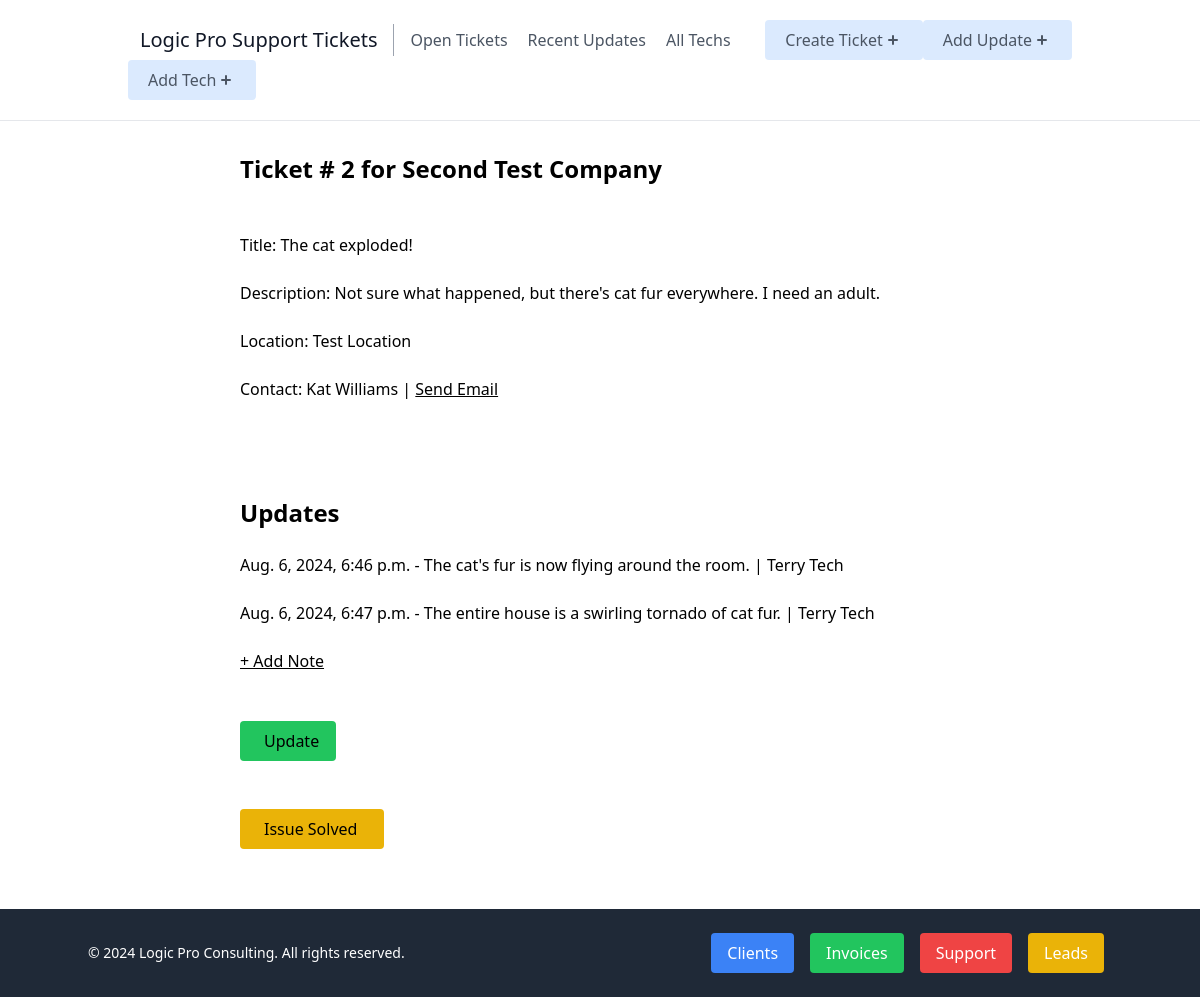
The page /support/ticket/2/ on the database its author committed.
### support/models.py (models this page shows, shortened)
class Ticket(models.Model):
    title = models.CharField(max_length=100)
    description = models.TextField()
    is_resolved = models.BooleanField(default=False)
    created_at = models.DateTimeField(auto_now_add=True)
    updated_at = models.DateTimeField(auto_now=True)
    client = models.ForeignKey(Client, on_delete=models.CASCADE, related_name='ticket_client', null=True, blank=True)
    contact = models.ForeignKey(Contact, on_delete=models.CASCADE, related_name='ticket_contact', null=True, blank=True)
    site = models.ForeignKey(Site, on_delete=models.CASCADE, related_name='ticket_site', null=True, blank=True)

class TicketUpdate(models.Model):
    update = models.TextField()
    tech = models.ForeignKey('Technician', on_delete=models.CASCADE, related_name='ticket_tech', null=True, blank=True)
    created_at = models.DateTimeField(auto_now_add=True)
    updated_at = models.DateTimeField(auto_now=True)
    ticket = models.ForeignKey(Ticket, on_delete=models.CASCADE, related_name='ticket_update', null=True, blank=True)

class Technician(models.Model):
    first_name = models.CharField(max_length=100)
    last_name = models.CharField(max_length=100)
    email = models.EmailField()
    phone = models.CharField(max_length=20)
    is_active = models.BooleanField(default=True)
    created_at = models.DateTimeField(auto_now_add=True)
    updated_at = models.DateTimeField(auto_now=True)

### clients/models.py (models this page shows, shortened)
class Client(models.Model):
    company = models.CharField(max_length=100)
    industry = models.CharField(max_length=100)
    hourly_rate = models.DecimalField(max_digits=5, decimal_places=2)
    created_at = models.DateTimeField(auto_now_add=True)
    updated_at = models.DateTimeField(auto_now=True)
    balance = models.DecimalField(max_digits=10, decimal_places=2, default=0, blank=True)
    contact = models.ForeignKey(Contact, on_delete=models.CASCADE, related_name='client_contact', null=True, blank=True)
    invoice_contact = models.ForeignKey(Contact, on_delete=models.CASCADE, related_name='invoice_contact', null=True, blank=True)

class Site(models.Model):
    site_name = models.CharField(max_length=100)
    address = models.CharField(max_length=100)
    city = models.CharField(max_length=100)
    state = models.CharField(max_length=2)
    zip_code = models.CharField(max_length=10)
    created_at = models.DateTimeField(auto_now_add=True)
    updated_at = models.DateTimeField(auto_now=True)
    client = models.ForeignKey(Client, on_delete=models.CASCADE, related_name='main_client', null=True, blank=True)

class Contact(models.Model):
    first_name = models.CharField(max_length=100)
    last_name = models.CharField(max_length=100)
    email = models.EmailField(max_length=100)
    job_title = models.CharField(max_length=100, default='N/A')
    office_phone = models.CharField(max_length=20)
    cell_phone = models.CharField(max_length=20)
    home_phone = models.CharField(max_length=20)
    created_at = models.DateTimeField(auto_now_add=True)
    updated_at = models.DateTimeField(auto_now=True)
    company = models.ForeignKey('Client', on_delete=models.CASCADE, related_name='company_account', null=True, blank=True)

### support/views.py (the view)
# urls.py: path('support/ticket/<int:pk>/', view_ticket, name='view-ticket'),
def view_ticket(request, pk):
    ticket = get_object_or_404(Ticket, pk=pk)
    updates = TicketUpdate.objects.filter(ticket=ticket)
    last_update = TicketUpdate.objects.filter(ticket=ticket).order_by('-created_at').first()
    context = {
        'ticket': ticket,
        'updates': updates,
        'last_update': last_update
    }
    return render(request, 'support/view_ticket.html', context)

### support/templates/support/view_ticket.html (shortened to what this page needs)
{% extends 'support/_base.html' %}
{% block content %}
    <div style="margin-bottom: 100px;" class="sm:w-2/3 mx-auto px-10">
        <h1 class="text-2xl font-bold">Ticket # {{ ticket.id }} for {{ ticket.client.company}}
            </h1><br>
        </h1><br>
        <div class="flex justify-between">
            <div>
                <p>Title: {{ ticket.title }}</p><br>
                <p>Description: {{ ticket.description }}</p><br>
                <p>Location: {{ ticket.site.site_name }}</p><br>
                <p>Contact: {{ ticket.contact.first_name }} {{ ticket.contact.last_name }}
                     | <a href="mailto:{{ ticket.contact.email }}"> <u>Send Email</u></a>
                </p><br>
                <br>
                <br><br>
                <h1 class="text-2xl font-bold">Updates</h1><br>
                {% for update in updates %}
                    <p>{{ update.updated_at }} - {{ update.update }} |
                     {{ update.tech.first_name }} {{ update.tech.last_name }}</p><br>
                {% endfor %}
                    <p><a href="{% url 'add-update' %}"><u>+ Add Note</u></a></p><br><br>
                <a href="{% url 'update-ticket' ticket.pk %}"><p class="rounded bg-green-500 px-6 py-2 w-24">Update</p></a><br><br>
                <a href="{% url 'ticket-resolved' ticket.pk %}"><p class="rounded bg-yellow-500 px-6 py-2 w-36">Issue Solved</p></a><br><br>
            </div>
        </div>
    </div>
{% endblock content %}

### rows shown on the page
Ticket: id "2", client.company "Second Test Company", title "The cat exploded!", description "Not sure what happened, but there's cat fur everywhere. I need an adult.", site.site_name "Test Location", contact.first_name "Kat", contact.last_name "Williams"
TicketUpdate: updated_at "Aug. 6, 2024, 6:46 p.m.", update "The cat's fur is now flying around the room.", tech.first_name "Terry", tech.last_name "Tech"
TicketUpdate: updated_at "Aug. 6, 2024, 6:47 p.m.", update "The entire house is a swirling tornado of cat fur.", tech.first_name "Terry", tech.last_name "Tech"
